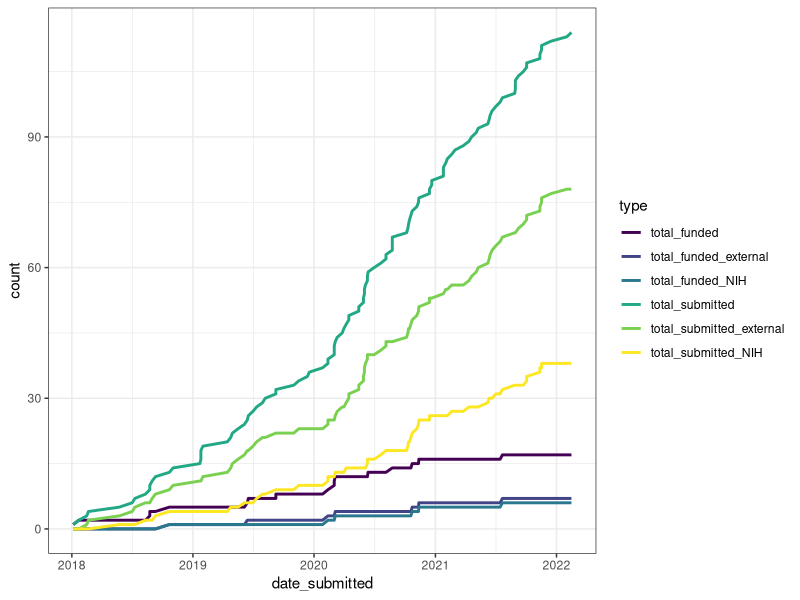
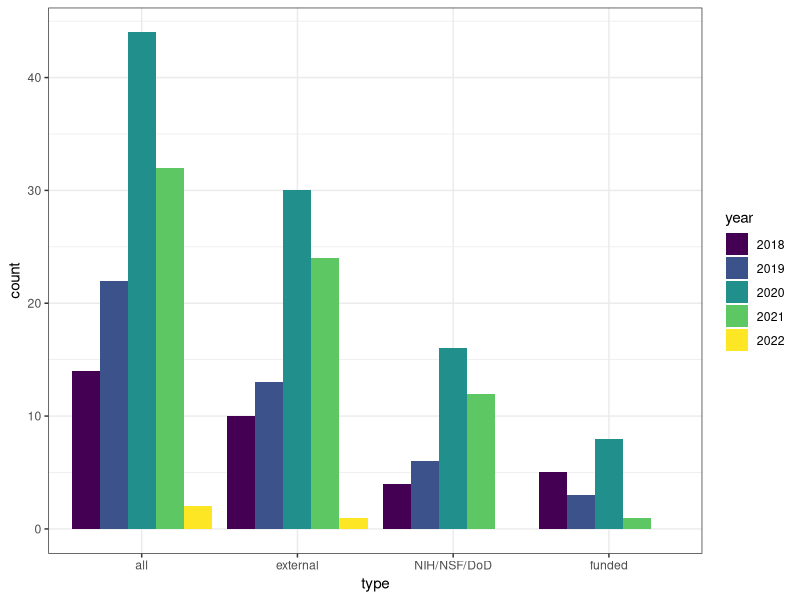
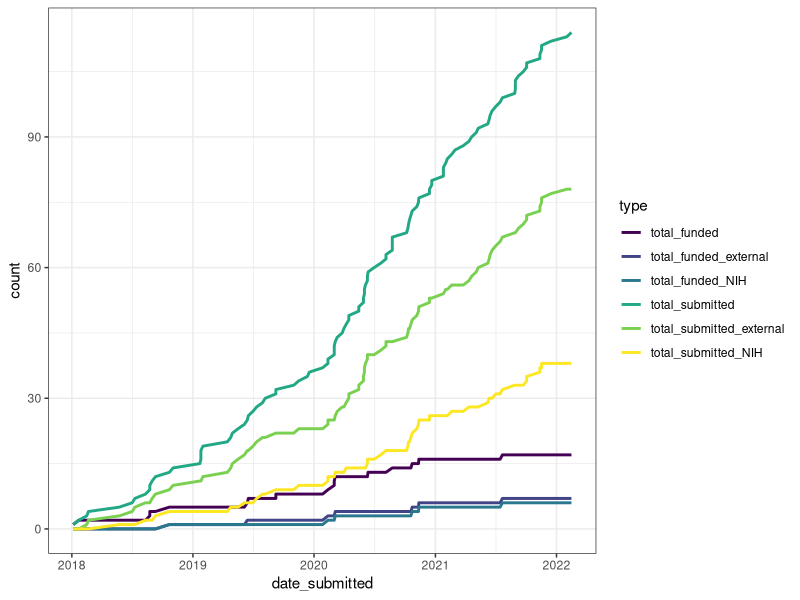
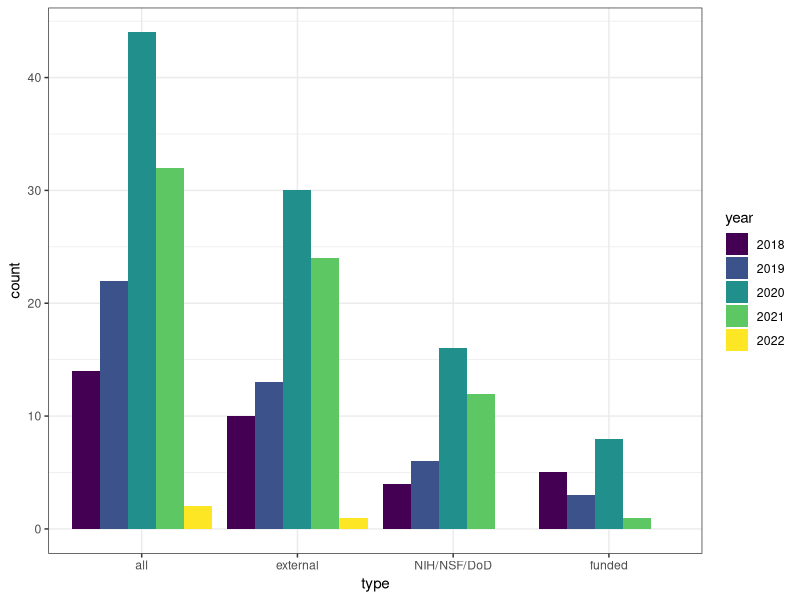

R code for these plots, in order:
## ---- chunk 1
knitr::opts_chunk$set(echo = TRUE)

library(tidyverse)
library(readxl)
## ---- chunk 2
x <- readxl::read_xlsx("../data/grant-funding-details.xlsx")

head(x)
## ---- chunk 3
NAfalse <- function(vector) {
  vector <- if_else(is.na(vector),
                    true = FALSE,
                    false = vector)
  return(vector)
}


df <- 
  x %>%
  mutate(date_submitted = gsub("^(\\d{4}-\\d{2}-\\d{2})_.*",
                               "\\1",
                               label),
         date_submitted = as.Date(date_submitted, "%F")) %>%
  mutate_at(vars(c("external", "NIH/NSF/DoD", "funded")), NAfalse) %>%
  arrange(date_submitted) %>%
  filter(date_submitted < as.Date(Sys.Date())) %>%
  mutate(external_funded = if_else(external == TRUE &
                                     funded == TRUE,
                                   true = TRUE,
                                   false = FALSE),
         NIH_funded = if_else(`NIH/NSF/DoD` == TRUE &
                                funded == TRUE,
                              true = TRUE,
                              false = FALSE)) %>%
  mutate(total_submitted = seq(1, nrow(.)),
         total_submitted_external = cumsum(external),
         total_submitted_NIH = cumsum(`NIH/NSF/DoD`),
         total_funded = cumsum(funded),
         total_funded_external = cumsum(external_funded),
         total_funded_NIH = cumsum(NIH_funded))

head(df)
## ---- chunk 4
dfl <- 
  df %>%
  select(date_submitted, starts_with("total")) %>%
  gather(key = "type",
         value = "count",
         -date_submitted)

head(dfl)  
## ---- chunk 5
dfl %>%
  ggplot(aes(x = date_submitted, y = count)) +
  geom_line(aes(color = type), lwd = 1) +
  theme_bw() +
  # scale_color_brewer(palette = "Spectral") +
  scale_color_viridis_d() 
ggsave("../figures/total_grants-submitted.png",
       height = 4, width = 6)
## ---- chunk 6
dfl2 <- 
  df %>%
  mutate(year = format(date_submitted, "%Y")) %>%
  select(date_submitted, year, external, `NIH/NSF/DoD`, funded) %>%
  mutate(all = TRUE) %>%
  gather(-date_submitted, 
         -year,
         key = "type",
         value = "logical") 

head(dfl2)
## ---- chunk 7
dfl.summary <- 
  dfl2 %>%
  mutate(type = fct_relevel(type, 
                            c("all", "external", "NIH/NSF/DoD", "funded"))) %>%
  group_by(year, type) %>%
  summarize(count = sum(logical))

dfl.summary %>% 
  ggplot(aes(x = type, y = count)) +
  geom_bar(stat = "identity", 
           aes(fill = year),
           position = "dodge") +
  theme_bw() +
  scale_fill_viridis_d()
ggsave("../figures/grants-per-year.png",
       height = 4, width = 6)
